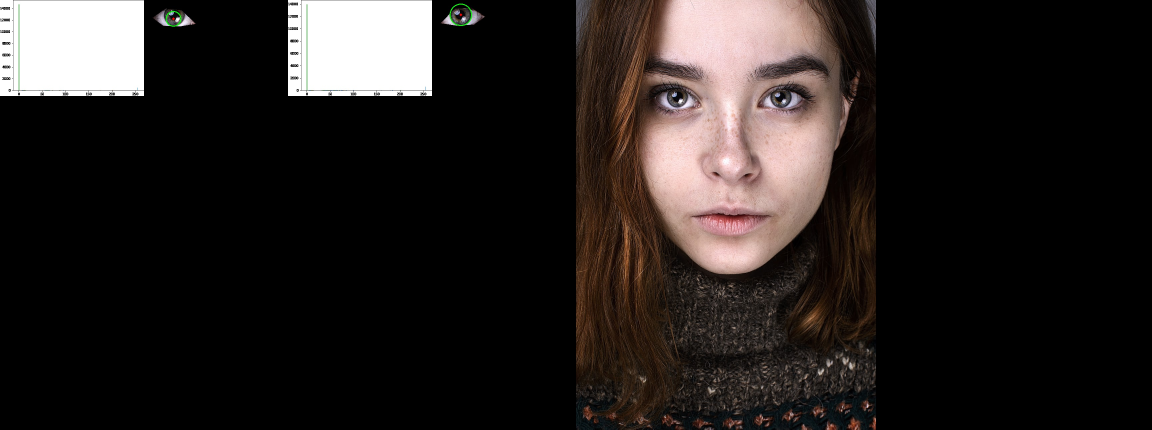
#> input picture STRUCTURE/NOTEBOOKS/nielzzz.jpg, 3456 x 1288 px (shown at 1/3 size)
$ python -i highPass_Filtering.py   (imports and definitions only)
#> lines starting #> are read from the running program, lines starting #| are printed output that depends on the picture
import cv2
import numpy as np
from matplotlib import pyplot as plt
from mpl_toolkits.mplot3d import Axes3D
from matplotlib import cm
from matplotlib import colors

def h_Pass(inputImage):

    laplacian = cv.Laplacian(img,cv.CV_64F)
    sobelx = cv.Sobel(img,cv.CV_64F,1,0,ksize=5)
    sobely = cv.Sobel(img,cv.CV_64F,0,1,ksize=5)

    plt.subplot(2,2,2),plt.imshow(laplacian,cmap = 'gray')
    plt.title('Laplacian'), plt.xticks([]), plt.yticks([])
    plt.subplot(2,2,3),plt.imshow(sobelx,cmap = 'gray')
    plt.title('Sobel X'), plt.xticks([]), plt.yticks([])
    plt.subplot(2,2,4),plt.imshow(sobely,cmap = 'gray')
    plt.title('Sobel Y'), plt.xticks([]), plt.yticks([])

    plt.show()

    return (inputImage)


>>> import cv2
>>> picture = cv2.imread('../nielzzz.jpg', cv2.IMREAD_GRAYSCALE)
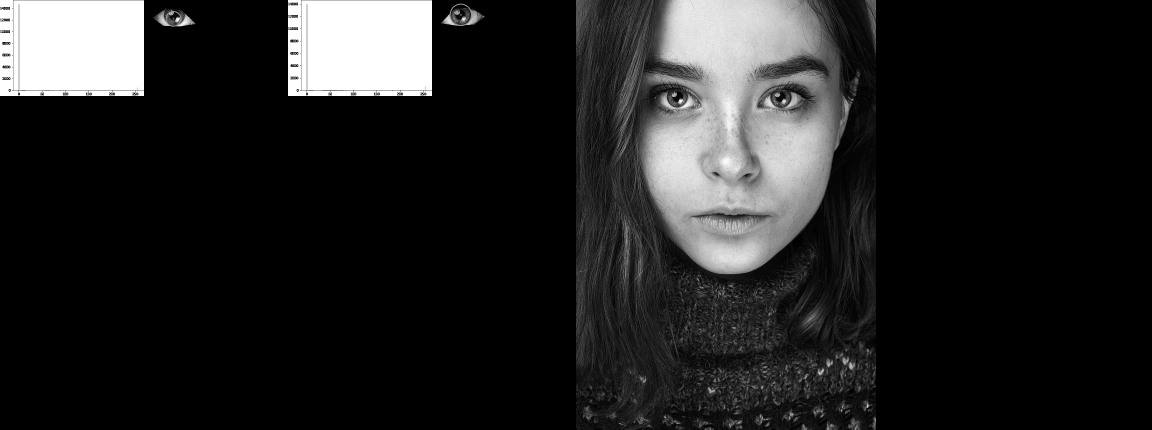
#> picture: shape (1288, 3456) (shown at 1/3 size); min 0, max 255, mean 34.8
#> (the run stopped early here; a loop or call above may not have finished)
